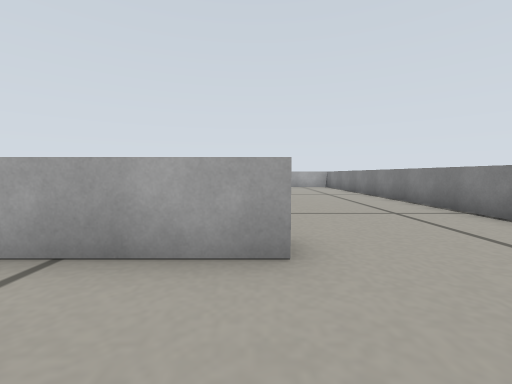
[1] (above)

16 first-person views from a walk through a world built for the Gazebo simulator. The camera is 0.17 m above the floor, tilts 4° down and sees 90° across. The floor is counted in squares, 0.2 m on a side. Each view is taken from the middle of a square. On the plan, view 1 faces up. The plan holds only what a view shows up to about 10 squares ahead; the rest is blank. The robots in the file are not drawn.

[2]
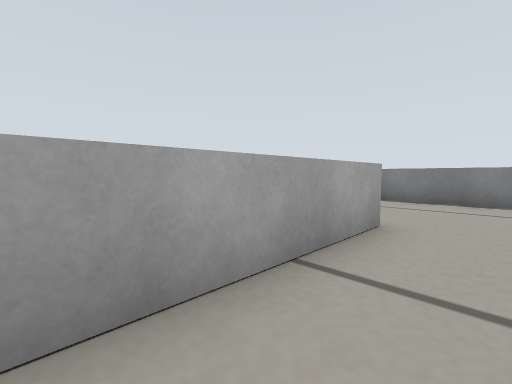

[3]
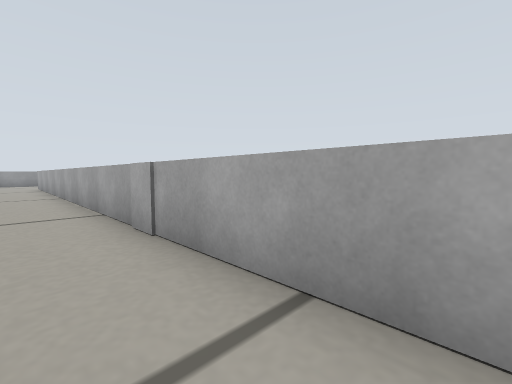

[4]
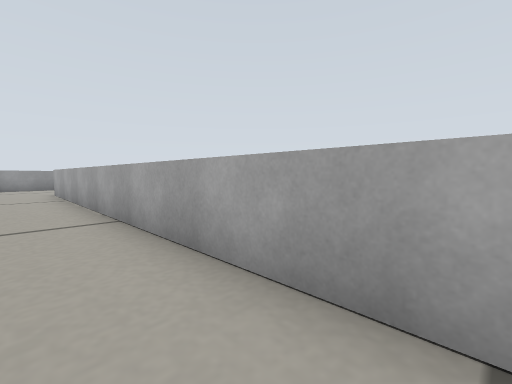

[5]
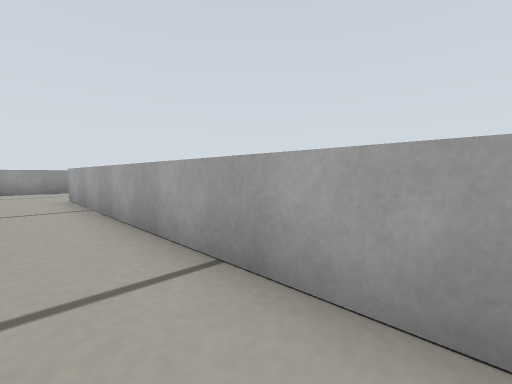

[6]
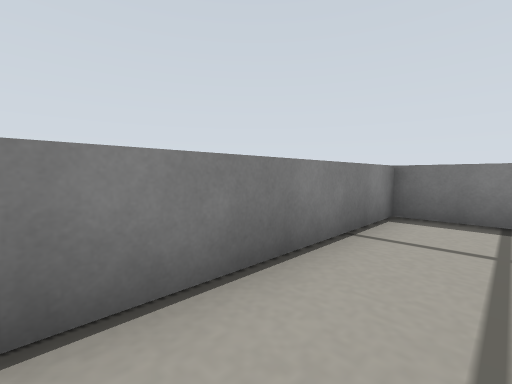

[7]
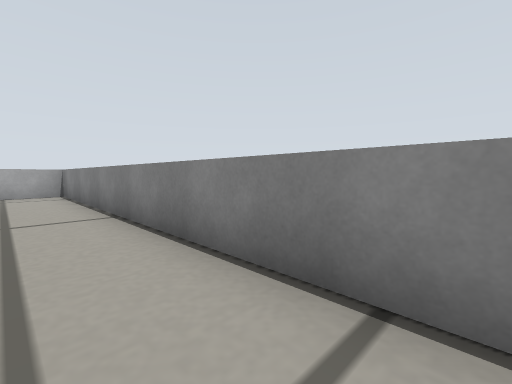

[8]
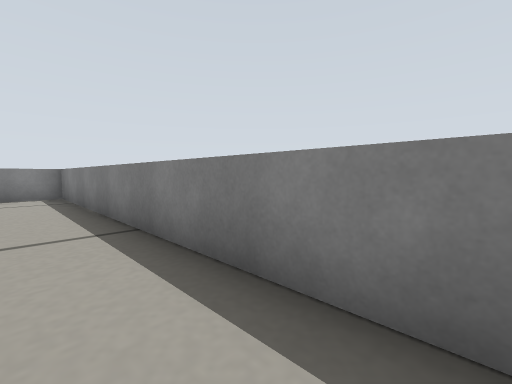

[9]
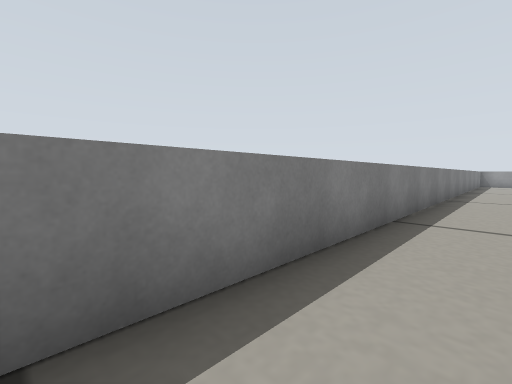

[10]
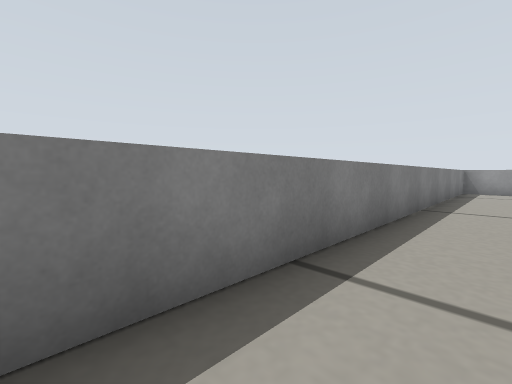

[11]
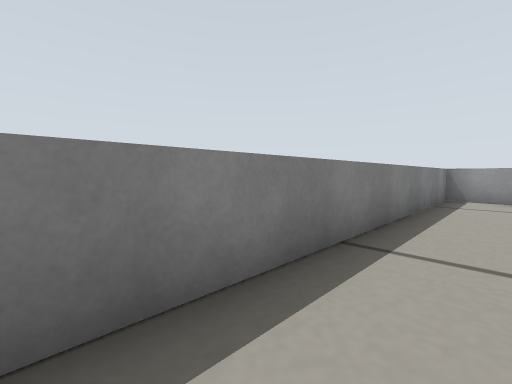

[12]
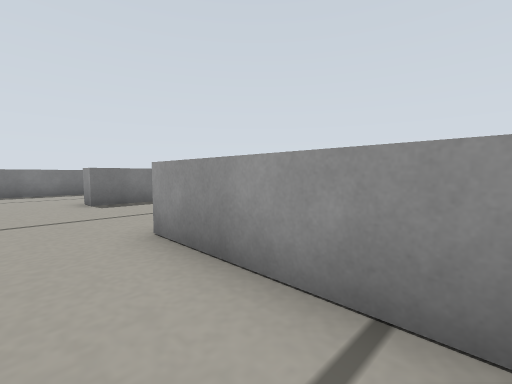

[13]
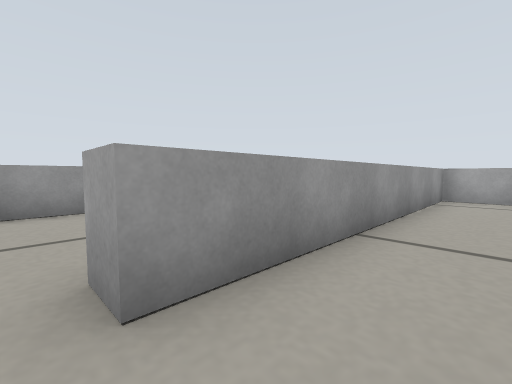

[14]
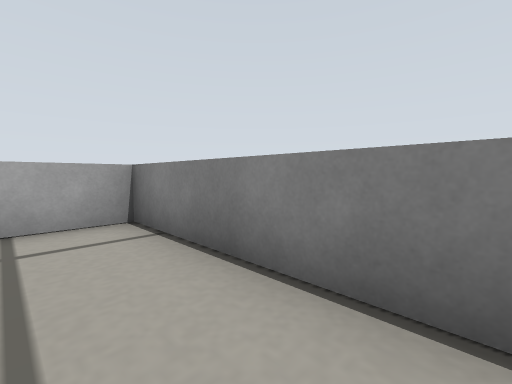

[15]
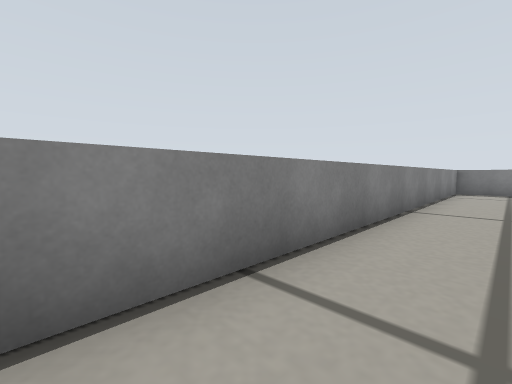

[16]
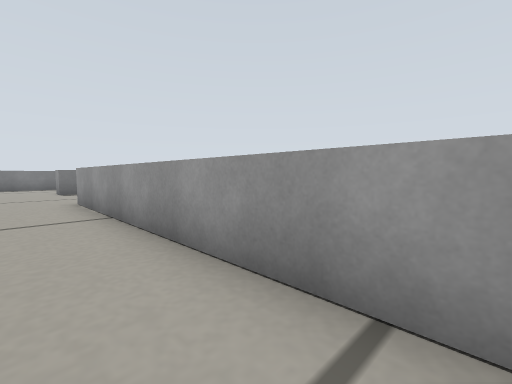

### Floor plan
Points are (right, up) in squares from view 1. A wall is a line through its corners. A room is listed if a view was taken in it or the views show most of it. See-through windows are left out.
Room 1 (views 1, 2, 3, 4, 5, 8, 9, 10, 11)
walls: (0.5, 3.2) (0.5, 2.5) (-19.7, 2.5); (-23.9, 1.4) (-23.9, -1.5) (4.6, -1.5) (4.6, 3.5)
ways out: opening at (2.5, 3) to room 2; opening at (-21.5, 3)
Room 2 (views 6, 7, 12, 13, 14, 15, 16)
walls: (4.6, 3.5) (4.6, 16.7) (0.5, 16.7) (0.5, 7.4)
ways out: opening at (2.5, 3) to room 1; opening at (0, 5.5)

Positions as (right, up) in squares from view 1, and headings:
1: (0, 0), facing up
2: (-4, 1), facing up-right
3: (-1, 1), facing up-left
4: (-7, 1), facing up-left
5: (-10, 1), facing up-left
6: (3, 4), facing down-right
7: (3, 5), facing up-right
8: (-6, 0), facing down-right
9: (-2, 0), facing down-left
10: (-10, 0), facing down-left
11: (-14, 0), facing down-left
12: (2, 11), facing down-left
13: (2, 7), facing up-left
14: (3, 12), facing up-right
15: (3, 12), facing down-right
16: (2, 16), facing down-left
